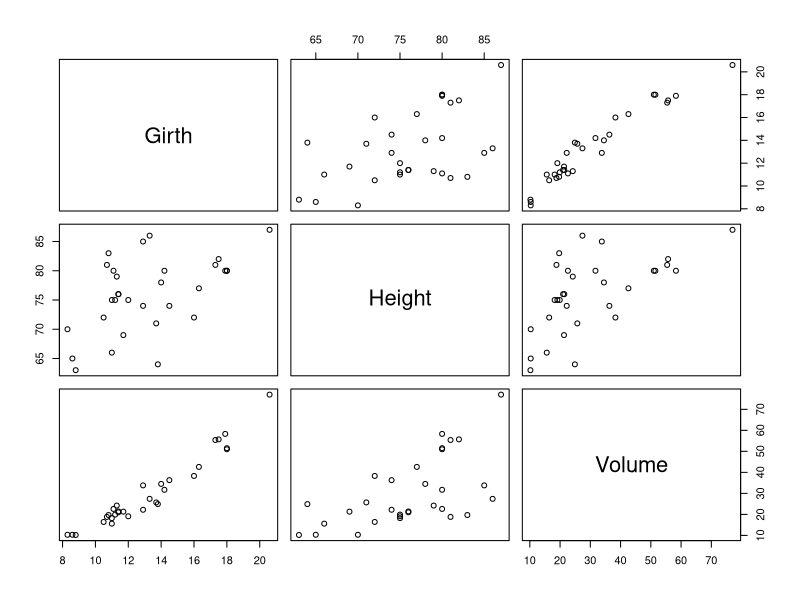
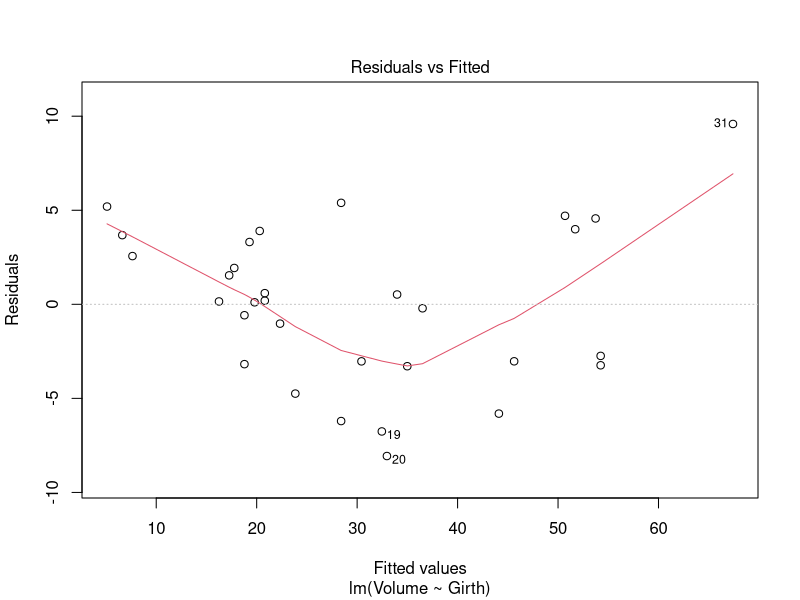
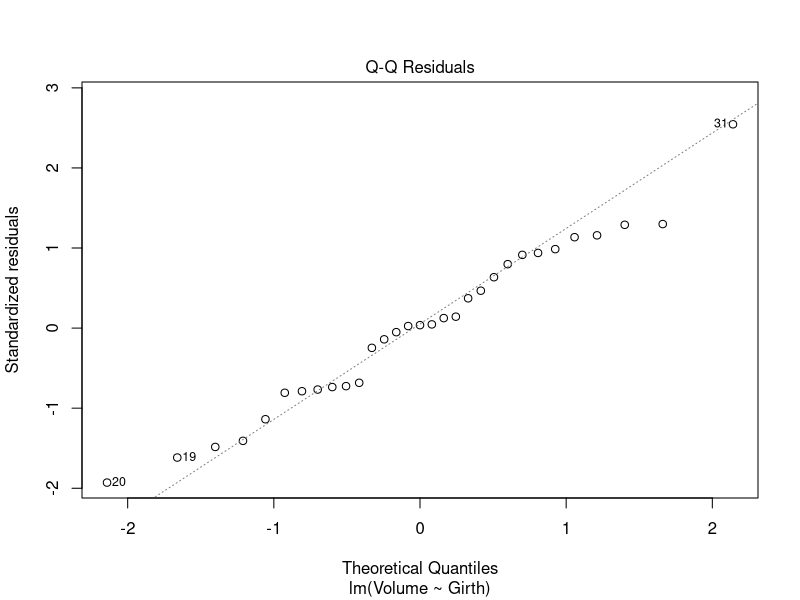
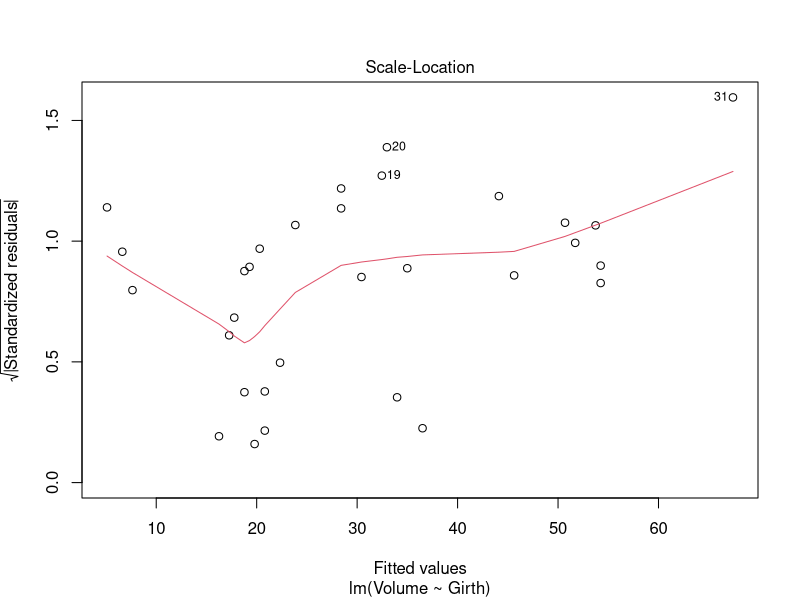
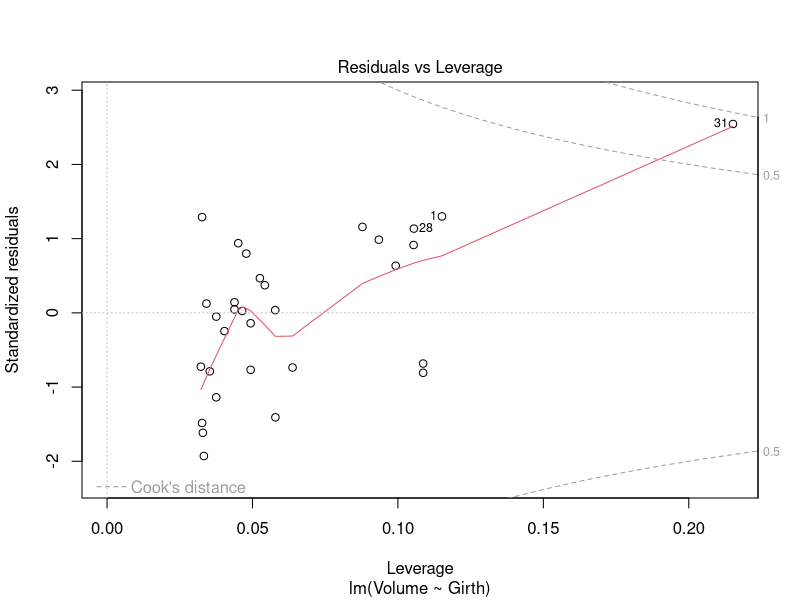
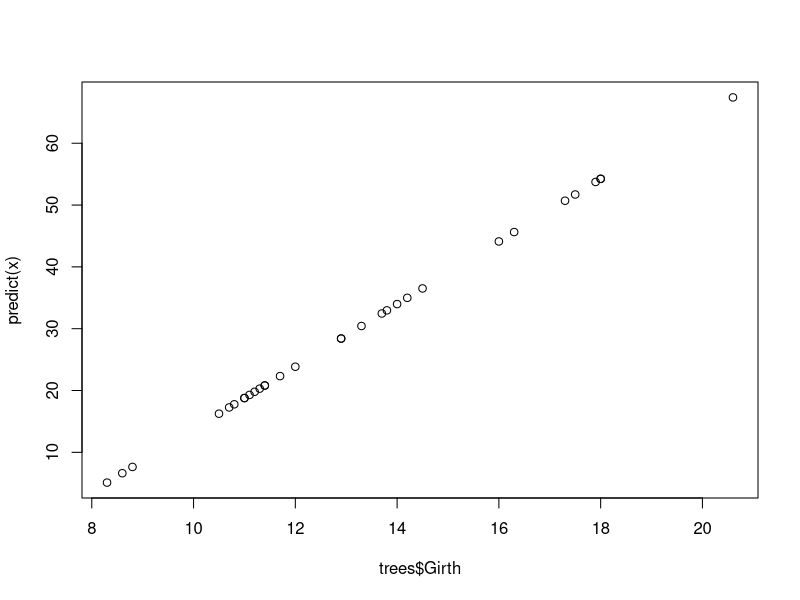
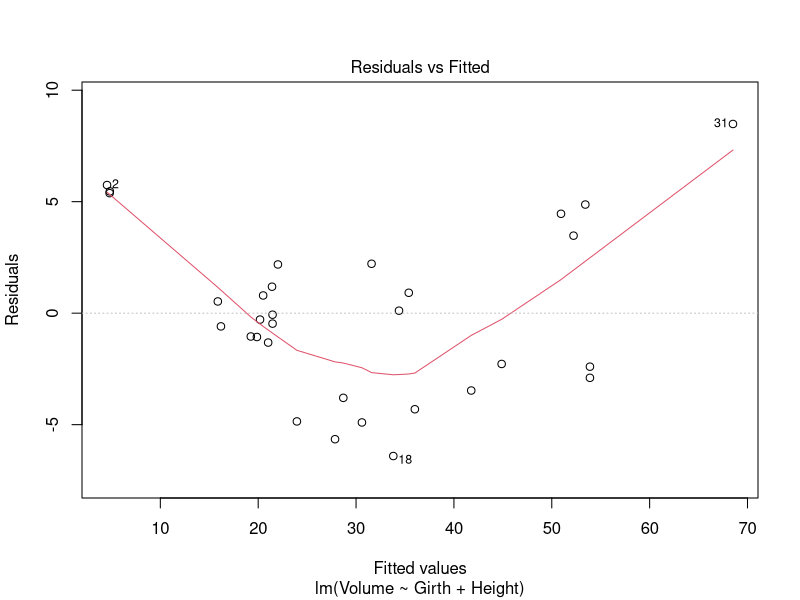
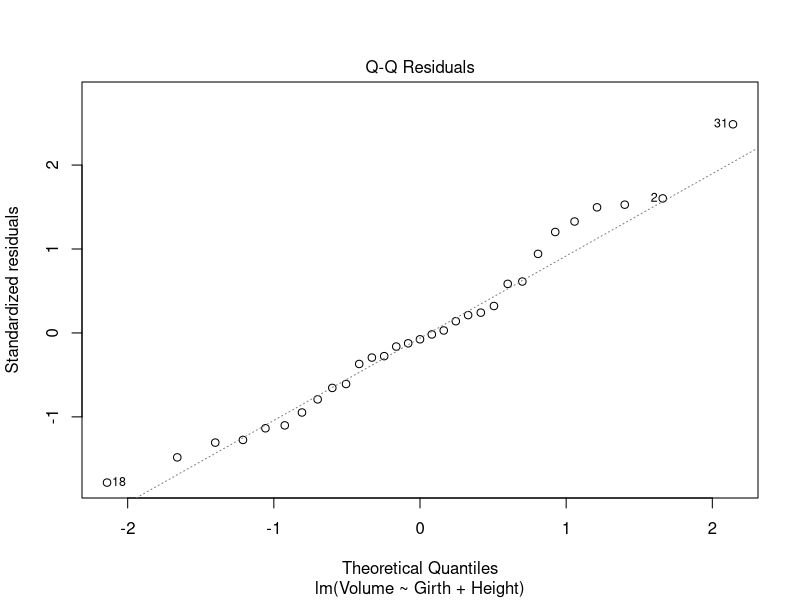

Recreate these plots in R, in order.


# demo baserat på artiklen nedan och exempel från dok för stringr:
# "stringr: modern, consistent string processing" av Hadley Wickham
# https://journal.r-project.org/archive/2010-2/RJournal_2010-2_Wickham.pdf



library(stringr)

#----------------------------------------------------------------------------
#----------------------------------------------------------------------------
# from doc:
#----------------------------------------------------------------------------
#----------------------------------------------------------------------------


# str_c

str_c("a","b","c")
paste("a","b","c")
str_c("a","b","c",sep = "--")

str_c(c("a","b","c"),c("d","e","f"),sep = "--")


a<-str_c("a","b","c",sep = "\n")
a
cat(a)
print(a)

# str_length
my_letters<-str_c(letters,collapse = "")
str_length(my_letters)

# str_sub
str_sub(string = my_letters,start = 3,end = 6)
my_letters
str_sub(string = my_letters,start = 3,end = 6)<-" hej! "
my_letters

# str_split
str_split(string = c("hej, hur är det?"),pattern = "[:space:]")
str_split(string = c("hej, hur är det?"),pattern = ",")

b<-c("hej, hur är det?","saidjf aslfk w ajfd asdj")
x<-str_split(string = b,pattern = "[:space:]")
x[[1]][1]

# str_trim

str_trim(string = c("   hej!", "    abc  ","test   "),side = "left")
str_trim(string = c("   hej!", "    abc  ","test   "),side = "right")
str_trim(string = c("   hej!", "    abc  ","test   "),side = "both")


# str_pad
str_pad(string = "HEJ!",width = 10,side ="left")

str_pad(string = "HEJ!",width = 10,side ="both")


#----------------------------------------------------------------------------
#----------------------------------------------------------------------------

# pattern matching-funktioner:
?regex


str_detect(string = my_letters,pattern = "ab")
str_detect(string = my_letters,pattern = "cd")
str_locate(string = my_letters,pattern = "ab")


x<-" [a-z]{3} "
x<-"(^| )[a-z]{3} "
str_locate(string ="hud hej hejhej",pattern = x)


# str_replace

str_replace(string =" hej hejhej",pattern = x,replacement = "X")


# str_extract_all

y<-" hej"

str_extract
str_extract_all


#----------------------------------------------------------------------------
#----------------------------------------------------------------------------

# str_extract {stringr}
shopping_list <- c("apples x4", "bag of flour", "bag of sugar", "milk x2")
str_extract(shopping_list, "\\d")
str_extract(shopping_list, "[a-z]+")
str_extract(shopping_list, "[a-z]{1,4}")
str_extract(shopping_list, "\\b[a-z]{1,4}\\b")

# Extract all matches
str_extract_all(shopping_list, "[a-z]+")
str_extract_all(shopping_list, "\\b[a-z]+\\b")
str_extract_all(shopping_list, "\\d")

# Simplify results into character matrix
str_extract_all(shopping_list, "\\b[a-z]+\\b", simplify = TRUE)
str_extract_all(shopping_list, "\\d", simplify = TRUE)




# from article:

strings <- c(" 219 733 8965", "329-293-8753 ", "banana", "595 794 7569",
             "387 287 6718", "apple", "233.398.9187  ", "482 952 3315", "239 923 8115",
             "842 566 4692", "Work: 579-499-7527", "$1000", "Home: 543.355.3679")

strings
phone <- "([2-9][0-9]{2})[- .]([0-9]{3})[- .]([0-9]{4})"
phone
# Which strings contain phone numbers?
str_detect(strings, phone)
strings[str_detect(strings, phone)]
# Where in the string is the phone number located?
loc <- str_locate(strings, phone)
loc
# Extract just the phone numbers
str_sub(strings, loc[, "start"], loc[, "end"])
# Or more conveniently:
str_extract(strings, phone)
# Pull out the three components of the match
str_match(strings, phone)
# Anonymise the data
str_replace(strings, phone, "XXX-XXX-XXXX")



#----------------------------------------------------------------------------
#----------------------------------------------------------------------------

# regression:

?lm

data("trees")
class(trees)
plot(trees)
cov(trees)
cor(trees)
cor.test(trees$Girth,trees$Volume)



x<-lm(formula = Volume~Girth,data = trees)
class(x)
print(x)
x
summary(x)
anova(x)
plot(x)

str(x)

coef(x)
predict(x)
plot(trees$Girth,predict(x))

x<-lm(formula = Volume~.,data = trees)
x<-lm(formula = Volume~Girth+Height,data = trees)
print(x)
x
summary(x)
anova(x)
plot(x)

coef(x)
predict(x)
str(x)



